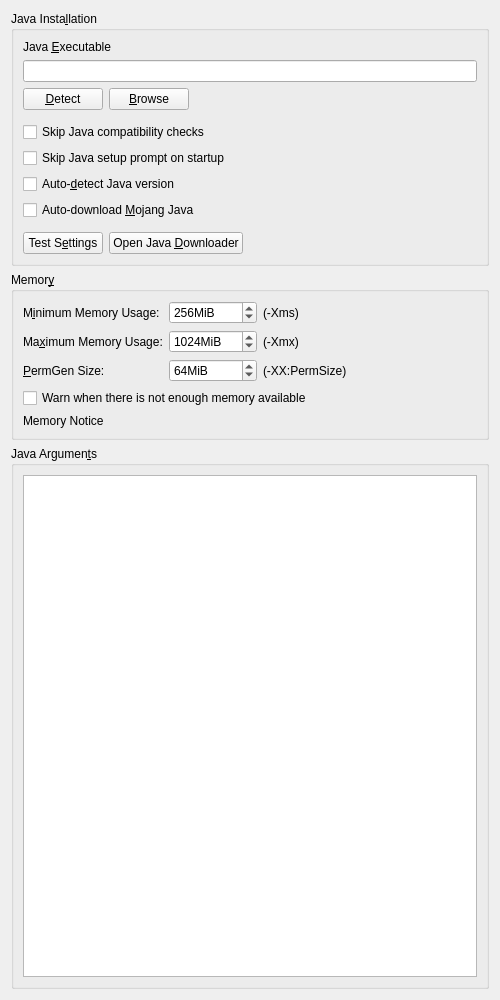
<?xml version="1.0" encoding="UTF-8"?>
<ui version="4.0">
 <class>JavaSettingsWidget</class>
 <widget class="QWidget" name="JavaSettingsWidget">
  <property name="geometry">
   <rect>
    <x>0</x>
    <y>0</y>
    <width>500</width>
       <height>1000</height>
   </rect>
  </property>
  <property name="windowTitle">
   <string>Form</string>
  </property>
     <layout class="QVBoxLayout" name="verticalLayout" stretch="0,0,1">
   <item>
    <widget class="QGroupBox" name="javaInstallationGroupBox">
     <property name="enabled">
      <bool>true</bool>
     </property>
     <property name="title">
      <string>Java Insta&amp;llation</string>
     </property>
     <property name="checkable">
      <bool>false</bool>
     </property>
     <property name="checked">
      <bool>false</bool>
     </property>
     <layout class="QGridLayout" name="gridLayout_2">
         <item row="7" column="0">
       <widget class="QCheckBox" name="autodetectJavaCheckBox">
        <property name="text">
         <string>Auto-&amp;detect Java version</string>
        </property>
       </widget>
      </item>
         <item row="2" column="0">
             <layout class="QHBoxLayout" name="horizontalLayout">
        <item>
            <widget class="QPushButton" name="javaDetectBtn">
                <property name="text">
                    <string>&amp;Detect</string>
                </property>
            </widget>
        </item>
        <item>
         <widget class="QPushButton" name="javaBrowseBtn">
          <property name="text">
              <string>&amp;Browse</string>
          </property>
         </widget>
        </item>
                 <item>
                     <spacer name="horizontalSpacer">
                         <property name="orientation">
                             <enum>Qt::Orientation::Horizontal</enum>
                         </property>
                         <property name="sizeHint" stdset="0">
                             <size>
                                 <width>40</width>
                                 <height>20</height>
                             </size>
                         </property>
                     </spacer>
        </item>
       </layout>
      </item>
         <item row="10" column="0">
       <layout class="QHBoxLayout" name="horizontalLayout_4">
        <item>
            <widget class="QPushButton" name="javaTestBtn">
          <property name="text">
              <string>Test S&amp;ettings</string>
          </property>
         </widget>
        </item>
        <item>
            <widget class="QPushButton" name="javaDownloadBtn">
          <property name="text">
              <string>Open Java &amp;Downloader</string>
          </property>
         </widget>
        </item>
        <item>
            <spacer name="horizontalSpacer_7">
                <property name="orientation">
                    <enum>Qt::Orientation::Horizontal</enum>
          </property>
                <property name="sizeHint" stdset="0">
                    <size>
                        <width>0</width>
                        <height>0</height>
                    </size>
                </property>
            </spacer>
        </item>
       </layout>
      </item>
         <item row="9" column="0">
             <spacer name="verticalSpacer_4">
                 <property name="orientation">
                     <enum>Qt::Orientation::Vertical</enum>
                 </property>
                 <property name="sizeType">
                     <enum>QSizePolicy::Policy::Fixed</enum>
                 </property>
                 <property name="sizeHint" stdset="0">
                     <size>
                         <width>0</width>
                         <height>6</height>
                     </size>
                 </property>
             </spacer>
         </item>
         <item row="8" column="0">
       <widget class="QCheckBox" name="autodownloadJavaCheckBox">
        <property name="toolTip">
         <string>Automatically downloads and selects the Java build recommended by Mojang.</string>
        </property>
        <property name="text">
         <string>Auto-download &amp;Mojang Java</string>
        </property>
       </widget>
      </item>
      <item row="4" column="0">
          <widget class="QCheckBox" name="skipCompatibilityCheckBox">
              <property name="toolTip">
                  <string>If enabled, the launcher will not check if an instance is compatible with the selected Java
                      version.
                  </string>
              </property>
              <property name="text">
                  <string>Skip Java compatibility checks</string>
              </property>
          </widget>
      </item>
         <item row="1" column="0">
             <widget class="QLineEdit" name="javaPathTextBox"/>
         </item>
         <item row="0" column="0">
             <widget class="QLabel" name="label_4">
                 <property name="text">
                     <string>Java &amp;Executable</string>
                 </property>
                 <property name="buddy">
                     <cstring>javaPathTextBox</cstring>
                 </property>
             </widget>
         </item>
         <item row="5" column="0">
       <widget class="QCheckBox" name="skipWizardCheckBox">
        <property name="toolTip">
         <string>If enabled, the launcher won't prompt you to choose a Java version if one is not found on startup.</string>
        </property>
        <property name="text">
         <string>Skip Java setup prompt on startup</string>
        </property>
       </widget>
      </item>
      <item row="3" column="0">
          <spacer name="verticalSpacer_5">
              <property name="orientation">
                  <enum>Qt::Orientation::Vertical</enum>
              </property>
              <property name="sizeType">
                  <enum>QSizePolicy::Policy::Fixed</enum>
        </property>
              <property name="sizeHint" stdset="0">
                  <size>
                      <width>0</width>
                      <height>6</height>
                  </size>
        </property>
          </spacer>
      </item>
     </layout>
    </widget>
   </item>
   <item>
    <widget class="QGroupBox" name="memoryGroupBox">
     <property name="enabled">
      <bool>true</bool>
     </property>
     <property name="title">
      <string>Memor&amp;y</string>
     </property>
     <property name="checkable">
      <bool>false</bool>
     </property>
     <property name="checked">
      <bool>false</bool>
     </property>
        <layout class="QVBoxLayout" name="verticalLayout_2">
            <item>
                <layout class="QFormLayout" name="formLayout">
                    <item row="0" column="0">
                        <widget class="QLabel" name="labelMinMem">
                            <property name="text">
                                <string>M&amp;inimum Memory Usage:</string>
                            </property>
                            <property name="buddy">
                                <cstring>minMemSpinBox</cstring>
                            </property>
                        </widget>
                    </item>
                    <item row="0" column="1">
                        <layout class="QHBoxLayout" name="horizontalLayout_3">
                            <item>
                                <widget class="QSpinBox" name="minMemSpinBox">
                                    <property name="sizePolicy">
                                        <sizepolicy hsizetype="Maximum" vsizetype="Fixed">
                                            <horstretch>0</horstretch>
                                            <verstretch>0</verstretch>
                                        </sizepolicy>
                                    </property>
                                    <property name="toolTip">
                                        <string>The amount of memory Minecraft is started with.</string>
                                    </property>
                                    <property name="suffix">
                                        <string notr="true">MiB</string>
                                    </property>
                                    <property name="minimum">
                                        <number>8</number>
                                    </property>
                                    <property name="maximum">
                                        <number>1048576</number>
                                    </property>
                                    <property name="singleStep">
                                        <number>128</number>
                                    </property>
                                    <property name="value">
                                        <number>256</number>
                                    </property>
                                </widget>
                            </item>
                            <item>
                                <widget class="QLabel" name="label">
                                    <property name="text">
                                        <string>(-Xms)</string>
                                    </property>
                                </widget>
                            </item>
                        </layout>
                    </item>
                    <item row="1" column="0">
                        <widget class="QLabel" name="labelMaxMem">
                            <property name="text">
                                <string>Ma&amp;ximum Memory Usage:</string>
                            </property>
                            <property name="buddy">
                                <cstring>maxMemSpinBox</cstring>
                            </property>
                        </widget>
                    </item>
                    <item row="1" column="1">
                        <layout class="QHBoxLayout" name="horizontalLayout_5">
                            <item>
                                <widget class="QSpinBox" name="maxMemSpinBox">
                                    <property name="sizePolicy">
                                        <sizepolicy hsizetype="Maximum" vsizetype="Fixed">
                                            <horstretch>0</horstretch>
                                            <verstretch>0</verstretch>
                                        </sizepolicy>
                                    </property>
                                    <property name="toolTip">
                                        <string>The maximum amount of memory Minecraft is allowed to use.</string>
                                    </property>
                                    <property name="suffix">
                                        <string notr="true">MiB</string>
                                    </property>
                                    <property name="minimum">
                                        <number>8</number>
                                    </property>
                                    <property name="maximum">
                                        <number>1048576</number>
                                    </property>
                                    <property name="singleStep">
                                        <number>128</number>
                                    </property>
                                    <property name="value">
                                        <number>1024</number>
                                    </property>
                                </widget>
                            </item>
                            <item>
                                <widget class="QLabel" name="label_2">
                                    <property name="text">
                                        <string>(-Xmx)</string>
                                    </property>
                                </widget>
                            </item>
                        </layout>
                    </item>
                    <item row="2" column="0">
                        <widget class="QLabel" name="label_11">
                            <property name="text">
                                <string>&amp;PermGen Size:</string>
                            </property>
                            <property name="buddy">
                                <cstring>permGenSpinBox</cstring>
                            </property>
                        </widget>
                    </item>
                    <item row="2" column="1">
                        <layout class="QHBoxLayout" name="horizontalLayout_6">
                            <item>
                                <widget class="QSpinBox" name="permGenSpinBox">
                                    <property name="sizePolicy">
                                        <sizepolicy hsizetype="Maximum" vsizetype="Fixed">
                                            <horstretch>0</horstretch>
                                            <verstretch>0</verstretch>
                                        </sizepolicy>
                                    </property>
                                    <property name="toolTip">
                                        <string>The amount of memory available to store loaded Java classes.</string>
                                    </property>
                                    <property name="suffix">
                                        <string notr="true">MiB</string>
                                    </property>
                                    <property name="minimum">
                                        <number>4</number>
                                    </property>
                                    <property name="maximum">
                                        <number>1048576</number>
                                    </property>
                                    <property name="singleStep">
                                        <number>8</number>
                                    </property>
                                    <property name="value">
                                        <number>64</number>
                                    </property>
                                </widget>
                            </item>
                            <item>
                                <widget class="QLabel" name="label_3">
                                    <property name="text">
                                        <string>(-XX:PermSize)</string>
                                    </property>
                                </widget>
                            </item>
                        </layout>
                    </item>
                </layout>
            </item>
            <item>
                <widget class="QCheckBox" name="lowMemWarningCheckBox">
                    <property name="text">
                        <string>Warn when there is not enough memory available</string>
                    </property>
                </widget>
            </item>
            <item>
                <widget class="QLabel" name="labelMaxMemNotice">
                    <property name="text">
                        <string>Memory Notice</string>
                    </property>
                </widget>
            </item>
     </layout>
    </widget>
   </item>
   <item>
    <widget class="QGroupBox" name="javaArgumentsGroupBox">
     <property name="enabled">
      <bool>true</bool>
     </property>
     <property name="title">
      <string>Java Argumen&amp;ts</string>
     </property>
     <property name="checkable">
      <bool>false</bool>
     </property>
     <property name="checked">
      <bool>false</bool>
     </property>
     <layout class="QGridLayout" name="gridLayout_6">
      <item row="1" column="1">
       <widget class="QPlainTextEdit" name="jvmArgsTextBox"/>
      </item>
     </layout>
    </widget>
   </item>
  </layout>
 </widget>
 <tabstops>
  <tabstop>javaPathTextBox</tabstop>
  <tabstop>javaDetectBtn</tabstop>
     <tabstop>javaBrowseBtn</tabstop>
  <tabstop>skipCompatibilityCheckBox</tabstop>
  <tabstop>skipWizardCheckBox</tabstop>
  <tabstop>autodetectJavaCheckBox</tabstop>
  <tabstop>autodownloadJavaCheckBox</tabstop>
     <tabstop>javaTestBtn</tabstop>
     <tabstop>javaDownloadBtn</tabstop>
  <tabstop>maxMemSpinBox</tabstop>
  <tabstop>jvmArgsTextBox</tabstop>
 </tabstops>
 <resources/>
 <connections/>
</ui>
